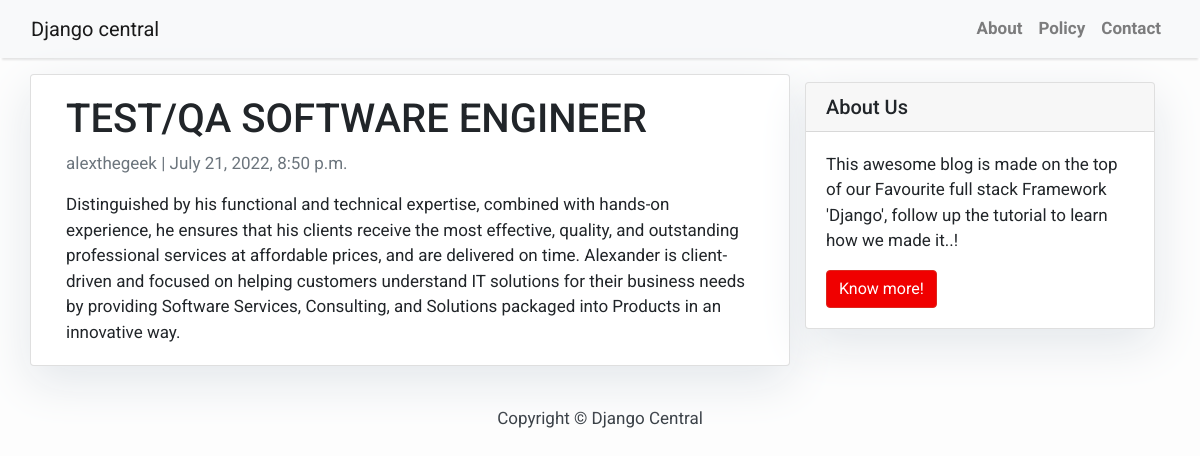
Screenshot of /testqa-software-engineer/ with the database file from the repository.
### blog/models.py (models this page shows, shortened)
class Post(models.Model):
    title = models.CharField(max_length=200, unique=True)
    slug = models.SlugField(max_length=200, unique=True)
    author = models.ForeignKey(User, on_delete= models.CASCADE,related_name='blog_posts')
    updated_on = models.DateTimeField(auto_now= True)
    content = models.TextField()
    created_on = models.DateTimeField(auto_now_add=True)
    status = models.IntegerField(choices=STATUS, default=0)
    class Meta:
        ordering = ['-created_on']

### blog/views.py (the view)
# urls.py: path('<slug:slug>/', views.PostDetail.as_view(), name='post_detail'),
class PostDetail(DetailView):
    model = Post
    template_name = 'post_detail.html'

### templates/post_detail.html
{% extends 'base.html' %} {% block content %}
<div class="container">
  <div class="row">
    <div class="col-md-8 card mb-4  mt-3 left  top">
      <div class="card-body">
        <h1>{% block title %} {{ object.title }} {% endblock title %}</h1>
        <p class=" text-muted">{{ post.author }} | {{ post.created_on }}</p>
        <p class="card-text ">{{ object.content | safe }}</p>
      </div>
    </div>
    {% block sidebar %} {% include 'sidebar.html' %} {% endblock sidebar %}
  </div>
</div>
{% endblock content %}

### templates/base.html (style rules this page uses)
body { font-family: "Roboto", sans-serif; font-size: 17px; background-color: #fdfdfd; }

### templates/sidebar.html (style rules this page uses)
.card { box-shadow: 0 16px 48px #E3E7EB; }

### rows the page displays
Post: title "TEST/QA SOFTWARE ENGINEER", author "alexthegeek", created_on "July 21, 2022, 8:50 p.m.", content "Distinguished by his functional and technical expertise, combined with hands-on experience, he ensures that his clients receive the most effective, quality, and outstanding professional services at affordable prices, and are delivered on time. Alexander is client-driven and focused on helping customers understand IT solutions for their business needs by providing Software Services, Consulting, and Solutions packaged into Products in an innovative way."
